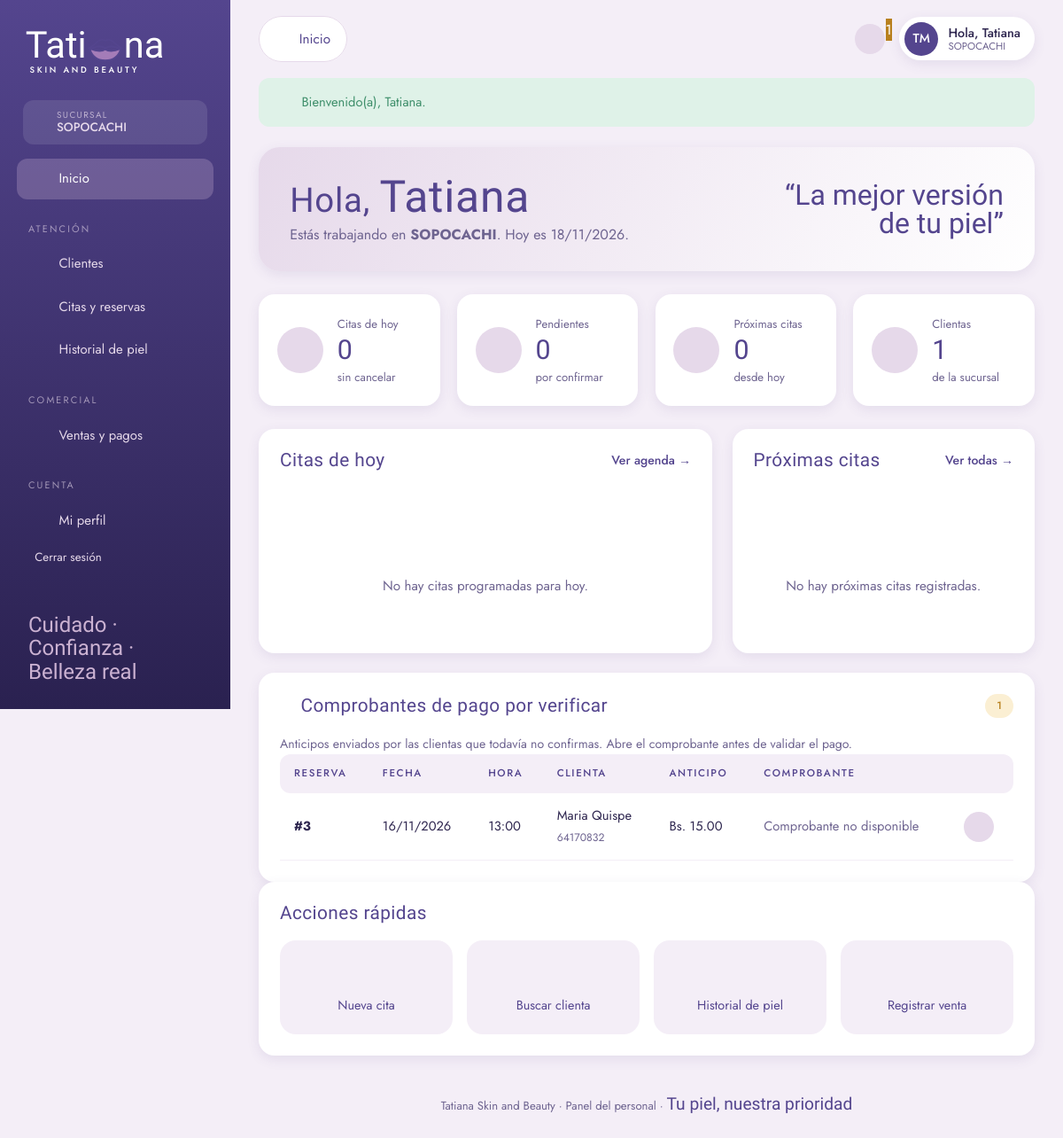
Page /index.php?v=empleado_dashboard (signed in) on the committed database.
### tables this page shows
CREATE TABLE `sucursal` (
  `id_sucursal` varchar(10) NOT NULL,
  `nombre_sucursal` varchar(50) NOT NULL,
  `direccion` varchar(150) DEFAULT NULL,
  `telefono` varchar(20) DEFAULT NULL
);

CREATE TABLE `usuario` (
  `id_usuario` varchar(100) NOT NULL,
  `nombre` varchar(50) NOT NULL,
  `ap_paterno` varchar(50) DEFAULT NULL,
  `ap_materno` varchar(50) DEFAULT NULL,
  `telefono` varchar(20) DEFAULT NULL,
  `fecha_nacimiento` date DEFAULT NULL,
  `id_rol` varchar(10) DEFAULT NULL,
  `id_sucursal` varchar(10) DEFAULT NULL
);

CREATE TABLE `reserva` (
  `id_reserva` int(11) NOT NULL,
  `fecha` date DEFAULT NULL,
  `hora` time DEFAULT NULL,
  `tipo_tratamiento` varchar(30) DEFAULT NULL,
  `zona_tratamiento` varchar(50) DEFAULT NULL,
  `respuestas` longtext DEFAULT NULL,
  `precio_total` decimal(10,2) NOT NULL DEFAULT 0.00,
  `anticipo` decimal(10,2) NOT NULL DEFAULT 0.00,
  `monto_pagado` decimal(10,2) NOT NULL DEFAULT 0.00,
  `saldo_pendiente` decimal(10,2) NOT NULL DEFAULT 0.00,
  `estado_pago` varchar(20) NOT NULL DEFAULT 'sin_pago',
  `fecha_pago` datetime DEFAULT NULL,
  `comprobante` varchar(255) DEFAULT NULL,
  `codigo_pago` varchar(40) DEFAULT NULL,
  `estado` varchar(15) DEFAULT NULL,
  `id_sucursal` varchar(10) DEFAULT NULL,
  `id_metodoPago` varchar(10) DEFAULT NULL,
  `id_usuario` varchar(100) DEFAULT NULL
);

### app/views/empleado/dashboard.php (the view, shortened to what the rows shown need)
<?php
require __DIR__ . '/../layout/empleado_header.php';
$nombre = (string)($usuario_actual['nombre'] ?? \App\Core\Auth::usuario()['nombre'] ?? 'equipo');
$sucursalNombre = (string)($sucursal_actual['nombre_sucursal'] ?? 'tu sucursal');
?>
<div class="welcome">
    <div>
        <h1>Hola, <span class="script"><?= e($nombre) ?></span></h1>
        <p class="muted">
            Estás trabajando en <b><?= e($sucursalNombre) ?></b>.
            Hoy es <?= e(date('d/m/Y', strtotime($hoy ?? date('Y-m-d')))) ?>.
        </p>
    </div>
</div>
<section class="panel" id="pagos-por-verificar" style="margin-top:1.4rem">
    <?php if (empty($pagosPendientes)): ?>
        <?= vacio('No hay comprobantes pendientes. ¡Todo al día!', 'check') ?>
    <?php else: ?>
    <table class="table">
        <thead><tr><th>Reserva</th><th>Fecha</th><th>Hora</th><th>Clienta</th><th>Anticipo</th><th>Comprobante</th><th></th></tr></thead>
        <tbody>
        <?php foreach ($pagosPendientes as $p): $comp = trim((string)($p['comprobante_actual'] ?? $p['comprobante'] ?? '')); $compEnBd = !empty($p['comprobante_en_bd']); ?>
            <tr>
                <td><b>#<?= (int)$p['id_reserva'] ?></b></td>
                <td><?= e(date('d/m/Y', strtotime((string)$p['fecha']))) ?></td>
                <td><?= e(substr((string)$p['hora'], 0, 5)) ?></td>
                <td><?= e($p['cliente']) ?><br><small class="muted"><?= e($p['telefono'] ?: '—') ?></small></td>
                <td><?= bs($p['anticipo'] ?? 0) ?></td>
                <td>
                    <?php if ($compEnBd || ($comp !== '' && archivo_existe($comp))): ?>
                        <a class="link" href="<?= e(ruta('comprobante_pago', ['id' => $p['id_reserva']])) ?>" target="_blank"><?= icon('eye', 14) ?> Ver comprobante</a>
                    <?php elseif ($comp !== ''): ?>
                        <span class="muted">Comprobante no disponible</span>
                    <?php else: ?>
                        <span class="muted">No adjunto</span>
                    <?php endif; ?>
                </td>
                <td>
                    <a class="ic-btn" href="<?= ruta('empleado_citas', ['ficha' => $p['id_reserva'], 'fecha' => $p['fecha']]) ?>" title="Abrir en la agenda"><?= icon('calendar', 16) ?></a>
                </td>
            </tr>
        <?php endforeach; ?>
        </tbody>
    </table>
    <?php endif; ?>
</section>
<?php require __DIR__ . '/../layout/empleado_footer.php'; ?>

### app/views/layout/empleado_header.php (shortened to what the rows shown need)
<?php
require_once __DIR__ . '/helpers.php';
$u = \App\Core\Auth::usuario();
$sucursal_actual = $sucursal_actual ?? null;
$usuario_actual = $usuario_actual ?? null;
$nombreSucursal = (string)($sucursal_actual['nombre_sucursal'] ?? ($u['sucursal_nombre'] ?? 'Sin sucursal'));
$nombre = (string)($usuario_actual['nombre'] ?? $u['nombre'] ?? 'Equipo');
$iniciales = mb_strtoupper(
    mb_substr((string)($usuario_actual['nombre'] ?? $u['nombre'] ?? '?'), 0, 1) .
    mb_substr((string)($usuario_actual['ap_paterno'] ?? ''), 0, 1)
);
?>
<!DOCTYPE html>
<html lang="es">
<head>
    <link rel="stylesheet" href="<?= BASE_URL ?>/css/style.css">
</head>
<body>
<div class="admin">
    <aside class="side">
        <div class="branch-chip">
            <?= icon('pin', 16) ?>
            <span><small>Sucursal</small><b><?= e($nombreSucursal) ?></b></span>
        </div>
    </aside>
    <div class="main">
        <div class="topbar">
            <div style="display:flex;align-items:center;gap:1rem">
                <div class="user-pill">
                    <span class="avatar"><?= e($iniciales ?: '?') ?></span>
                    <div>
                        <b>Hola, <?= e($nombre) ?></b>
                        <small><?= e($nombreSucursal) ?></small>
                    </div>
                </div>
            </div>
        </div>
        <div class="content">

### app/views/layout/helpers.php (shortened to what the rows shown need)
<?php
function e($texto): string
{
    return htmlspecialchars((string)$texto, ENT_QUOTES, 'UTF-8');
}
function ruta(string $vista, array $params = []): string
{
    $url = BASE_URL . '/index.php?v=' . urlencode($vista);
    foreach ($params as $k => $val) {
        $url .= '&' . urlencode((string)$k) . '=' . urlencode((string)$val);
    }
    return $url;
}
function archivo_existe(?string $ruta): bool
{
    $ruta = trim((string)$ruta);
    $ruta = ltrim(str_replace('\\', '/', $ruta), '/');
    return is_file(BASE_PATH . '/public/' . $ruta);
}
function bs($monto): string
{
    return 'Bs. ' . number_format((float)$monto, 2);
}
function icon(string $n, int $s = 22): string
{
    $d = $p[$n] ?? $p['sparkle'];
    return '<svg width="' . $s . '" height="' . $s . '" viewBox="0 0 24 24" fill="none" stroke="currentColor" stroke-width="1.6" stroke-linecap="round" stroke-linejoin="round" aria-hidden="true">' . $d . '</svg>';
}

### rows in the picture
sucursal: nombre_sucursal "SOPOCACHI"
usuario: nombre+ap_paterno "TM", nombre "Tatiana"
reserva: id_reserva "3", fecha "16/11/2026", hora "13:00", cliente "Maria Quispe", id_usuario.telefono "64170832", anticipo "Bs. 15.00", $s 16 (drawn)

### other values in the picture
$texto "Inicio Clientes Citas y reservas Historial de piel Ventas y pagos Mi perfil"
$titulo "Inicio"
$avisosPagos "1"
$m "Bienvenido(a), Tatiana."
$totalCitasHoy "0"
$pendientes "0"
$totalProximas "0"
$totalClientes "1"
$mensaje "No hay citas programadas para hoy. No hay próximas citas registradas."
count($pagosPendientes ?? []) "1"
